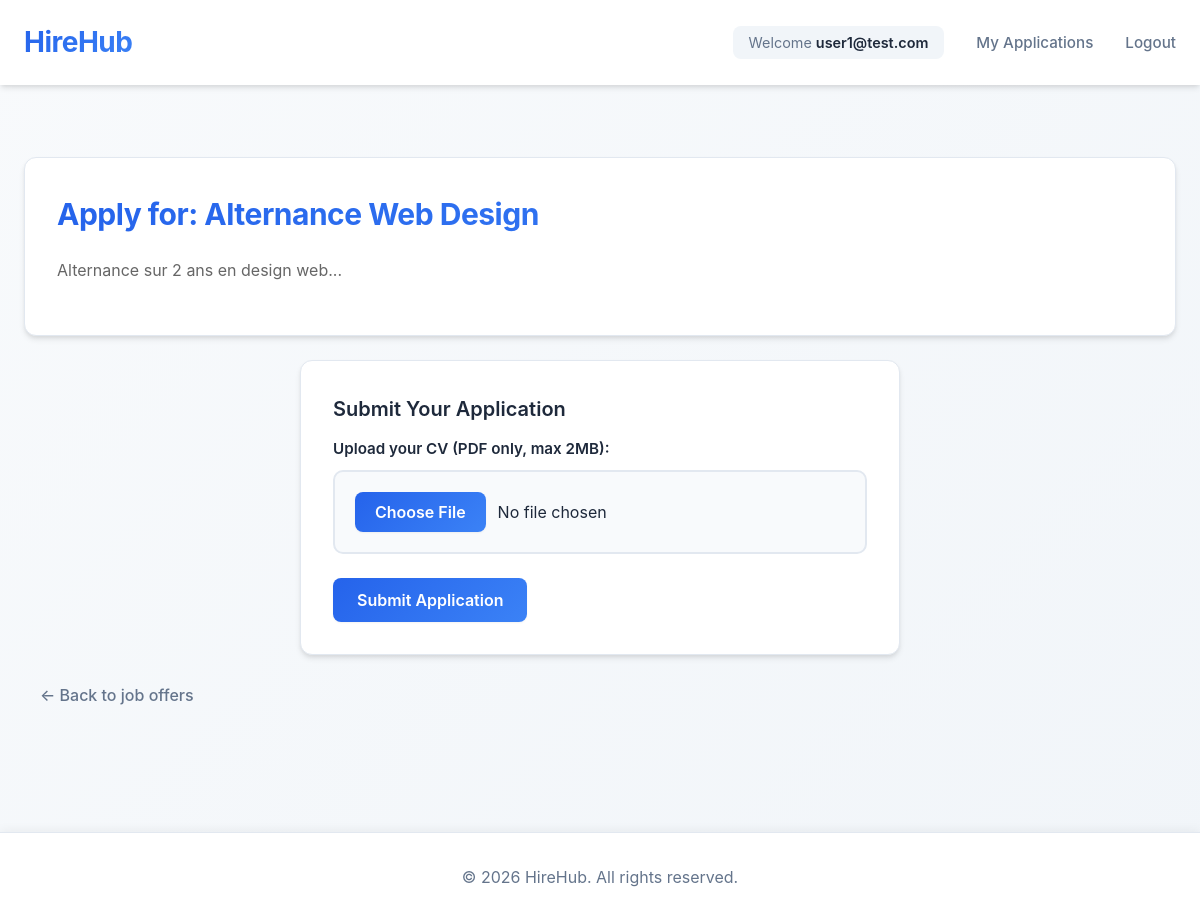
The page /apply.php?offer_id=3 (signed in) on the database its author committed.
### tables this page shows
CREATE TABLE job_offers (
    id INT PRIMARY KEY AUTO_INCREMENT,
    title VARCHAR(255) NOT NULL,
    description TEXT NOT NULL,
    company VARCHAR(255) NOT NULL,
    location VARCHAR(255) NOT NULL,
    type ENUM('CDI', 'CDD', 'Stage', 'Alternance', 'Freelance') NOT NULL,
    salary VARCHAR(100),
    image_path VARCHAR(500),
    created_by INT,
    created_at TIMESTAMP DEFAULT CURRENT_TIMESTAMP,
    FOREIGN KEY (created_by) REFERENCES users(id) ON DELETE SET NULL
);

### classes/Database.php (called while the page is built, shortened)
<?php
class Database {
    public function __construct() {
        $host = 'localhost';
        $dbname = 'hire_hub';
        $username = 'root';
        $password = '';
        $this->conn = mysqli_connect($host, $username, $password, $dbname);
    }
}

### public/apply.php (the view, shortened to what this page needs)
<?php
require_once "../classes/Database.php";
$db = new Database();
$success = "";
$offer_id = (int) $_GET['offer_id'];
$jobSql = "SELECT title, description FROM job_offers WHERE id = ?";
$stmt = mysqli_prepare($db->conn, $jobSql);
mysqli_stmt_bind_param($stmt, "i", $offer_id);
mysqli_stmt_execute($stmt);
$jobResult = mysqli_stmt_get_result($stmt);
$job = mysqli_fetch_assoc($jobResult);
require_once "../includes/header.php";
?>
<div class="card">
    <h2>Apply for: <?php echo htmlspecialchars($job['title']); ?></h2>
    <p style="color: #666; margin-bottom: 20px;"><?php echo nl2br(htmlspecialchars($job['description'])); ?></p>
</div>
<div class="card" style="max-width: 600px; margin: 0 auto;">
    <h3>Submit Your Application</h3>
    <?php
    if ($success) {
        echo "<div class='alert alert-success'>$success</div>";
        echo "<p><a href='index.php' class='btn'>Back to Job Offers</a></p>";
    } else {
    ?>
    <form method="POST" enctype="multipart/form-data">
        <div class="form-group">
            <label>Upload your CV (PDF only, max 2MB):</label>
            <input id="cv"  type="file" name="cv" accept=".pdf" required>
        </div>
        <button type="submit" name="apply" class="btn">Submit Application</button>
    </form>
    <?php } ?>
</div>
<p class="mt-20">
    <a href="index.php" class="back-link">← Back to job offers</a>
</p>
<?php require_once "../includes/footer.php"; ?>

### assets/css/style.css (style rules this page uses)
* { margin: 0; padding: 0; box-sizing: border-box; }
:root { --primary-color: #2563eb; --primary-dark: #1d4ed8; --primary-light: #3b82f6; --secondary-color: #64748b; --success-color: #10b981; --error-color: #ef4444; --warning-color: #f59e0b; --text-primary: #1e293b; --text-secondary: #64748b; --bg-primary: #ffffff; --bg-secondary: #f8fafc; --bg-tertiary: #f1f5f9; --border-color: #e2e8f0; --shadow-sm: 0 1px 2px 0 rgba(0, 0, 0, 0.05); --shadow-md: 0 4px 6px -1px rgba(0, 0, 0, 0.1), 0 2px 4px -1px rgba(0, 0, 0, 0.06); --shadow-lg: 0 10px 15px -3px rgba(0, 0, 0, 0.1), 0 4px 6px -2px rgba(0, 0, 0, 0.05); --shadow-xl: 0 20px 25px -5px rgba(0, 0, 0, 0.1), 0 10px 10px -5px rgba(0, 0, 0, 0.04); --radius-sm: 6px; --radius-md: 8px; --radius-lg: 12px; }
body { font-family: 'Inter', -apple-system, BlinkMacSystemFont, 'Segoe UI', Roboto, 'Helvetica Neue', Arial, sans-serif; line-height: 1.6; color: var(--text-primary); background: linear-gradient(135deg, #f8fafc 0%, #f1f5f9 100%); min-height: 100vh; -webkit-font-smoothing: antialiased; -moz-osx-font-smoothing: grayscale; }
.card { background: var(--bg-primary); border-radius: var(--radius-lg); padding: 32px; margin-bottom: 24px; box-shadow: var(--shadow-md); border: 1px solid var(--border-color); transition: all 0.3s ease; }
.card h2 { margin-bottom: 20px; color: var(--text-primary); font-size: 1.875rem; font-weight: 700; letter-spacing: -0.5px; background: linear-gradient(135deg, var(--primary-color) 0%, var(--primary-light) 100%); -webkit-background-clip: text; -webkit-text-fill-color: transparent; background-clip: text; }
.card h3 { margin-bottom: 12px; color: var(--text-primary); font-size: 1.25rem; font-weight: 600; }
.form-group { margin-bottom: 24px; }
.form-group label { display: block; margin-bottom: 8px; font-weight: 600; color: var(--text-primary); font-size: 0.95rem; }
.form-group input[type="text"], .form-group input[type="email"], .form-group input[type="password"], .form-group input[type="file"], .form-group textarea { width: 100%; padding: 12px 16px; border: 2px solid var(--border-color); border-radius: var(--radius-md); font-size: 1rem; font-family: inherit; transition: all 0.3s ease; background: var(--bg-primary); color: var(--text-primary); }
.form-group input[type="file"] { cursor: pointer; background-color: var(--bg-secondary); padding: 16px; }
.btn { display: inline-block; padding: 12px 24px; background: linear-gradient(135deg, var(--primary-color) 0%, var(--primary-light) 100%); color: #fff; text-decoration: none; border: none; border-radius: var(--radius-md); cursor: pointer; font-size: 1rem; font-family: inherit; font-weight: 600; transition: all 0.3s ease; box-shadow: var(--shadow-sm); position: relative; overflow: hidden; }
.btn::before { content: ''; position: absolute; top: 50%; left: 50%; width: 0; height: 0; border-radius: 50%; background: rgba(255, 255, 255, 0.3); transform: translate(-50%, -50%); transition: width 0.6s, height 0.6s; }
a { color: var(--primary-color); text-decoration: none; transition: all 0.3s ease; }
.mt-20 { margin-top: 20px; }
.back-link { display: inline-flex; align-items: center; gap: 8px; margin-bottom: 24px; color: var(--text-secondary); font-weight: 500; transition: all 0.3s ease; padding: 8px 16px; border-radius: var(--radius-md); }
.form-group input[type="file"]#cv { width: 100% !important; max-width: 100%; padding: 12px 10px; font-size: 16px; border-radius: 8px; border: 1px solid #ccc; display: block; margin: 10px 0; box-sizing: border-box; }
div.card > form > div.form-group > input#cv[type="file"] { width: 100% !important; padding: 20px !important; font-size: 16px !important; border: 2px solid #e2e8f0 !important; border-radius: 10px !important; background: #f8fafc !important; margin-top: 8px !important; }

### rows shown on the page
job_offers: title "Alternance Web Design", description "Alternance sur 2 ans en design web..."

### other values the page prints
$_SESSION['user']['name'] "user1@test.com"
